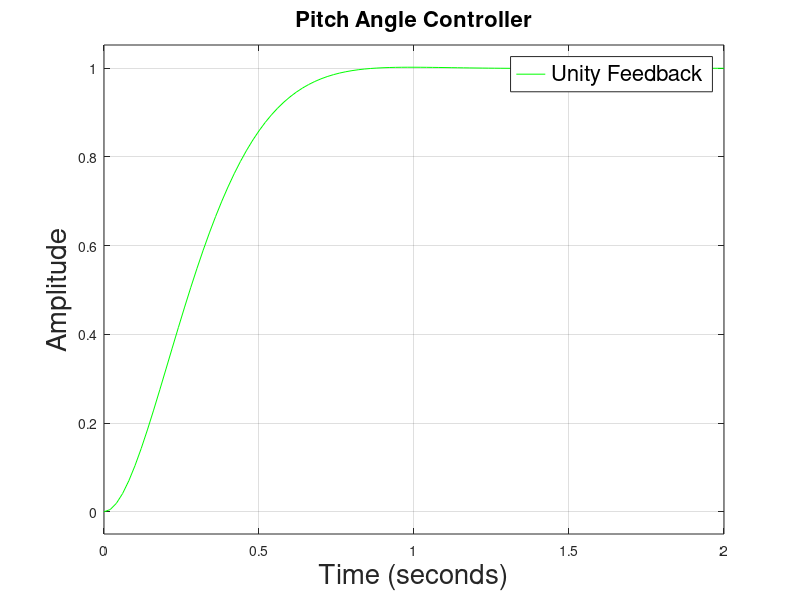
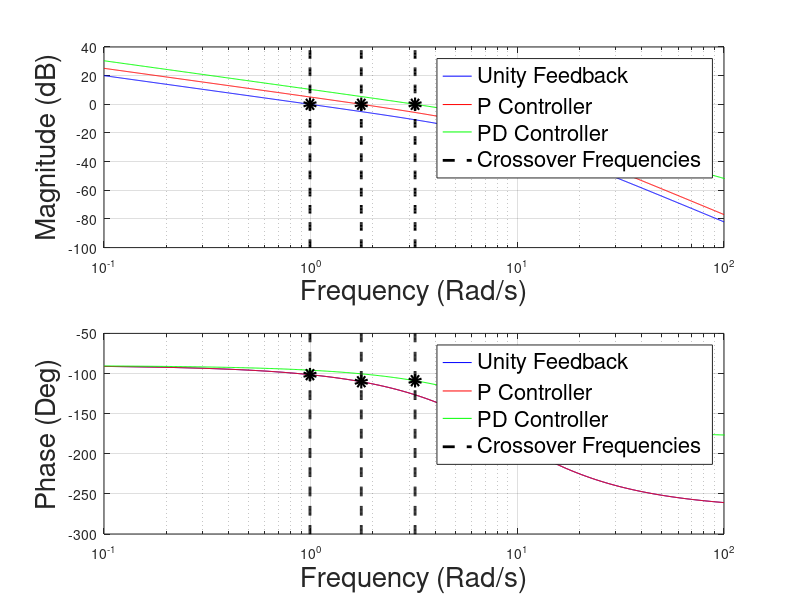
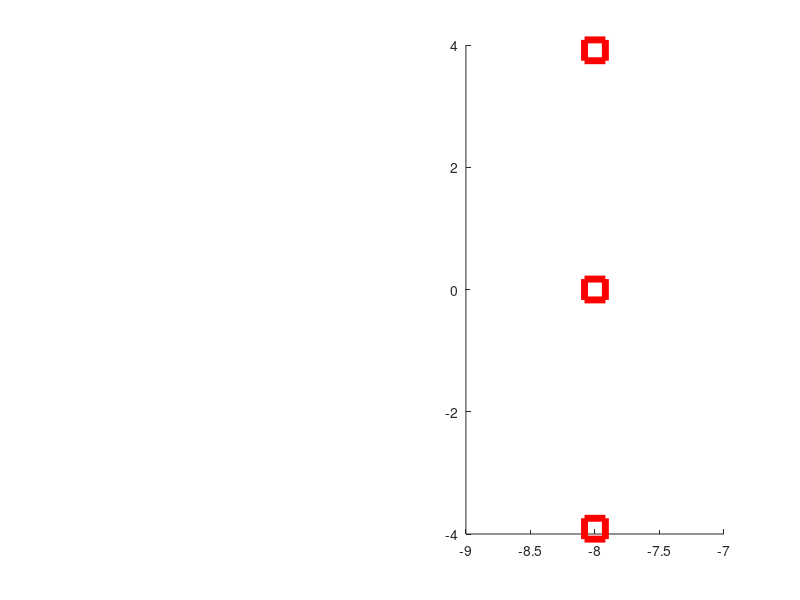

Source code (MATLAB) for these figures, in order: (Note: this script raises an error after producing the figures.)
s = tf('s');

%% Define System Parameters
Izz = 0.170197;
Ixx = 0.025028;
Iyy = 0.16926;

m = 3.352;
g = 9.81;

motor_timing_constant = 0.125;

%% Pitch
pitch_rate_tf                = (1/(motor_timing_constant*Ixx))/(s*(s + (1/motor_timing_constant)))
pitch_rate_controller_tf     = 0.24813 * (s + 8) / ((s + 16))

pitch_angle_tf               = feedback(pitch_rate_tf*pitch_rate_controller_tf, 1) * (1/s)

pitch_angle_controller_tf    = 1.8                                         % P
pitch_angle_controller1_tf   = 0.32715 * (s + 10.11)                       % PD

pitch_angle_controller_name  = 'P Controller'
pitch_angle_controller1_name = 'PD Controller'

transfer_function           = pitch_angle_controller_tf*pitch_angle_tf;
transfer_function1          = pitch_angle_controller1_tf*pitch_angle_tf;
transfer_function2          = 0;

%% Plot Step Responses
figure;
hold on;

step(feedback(pitch_angle_tf, 1), 'b')
step(feedback(transfer_function, 1), 'r')
step(feedback(transfer_function1, 1), 'g')

xlabel('Time (seconds)', 'FontSize', 20)
ylabel('Amplitude', 'FontSize', 20)
legend({'Unity Feedback', pitch_angle_controller_name, pitch_angle_controller1_name}, 'FontSize', 16);
title('Pitch Angle Controller', 'FontSize', 16)
grid on;

hold off;

figure;
%% Plot Bode Plot, Highlighting the crossover poles
[mag, phase, wout]    = bode(pitch_angle_tf);
[Gm,Pm,Wgm,Wpm]       = margin(pitch_angle_tf);

[mag1, phase1, wout1]  = bode(transfer_function);
[Gm1,Pm1,Wgm1,Wpm1]     = margin(transfer_function);

[mag2, phase2, wout2]  = bode(transfer_function1);
[Gm2,Pm2,Wgm2,Wpm2]    = margin(transfer_function1);

xl = [max([wout(1) wout1(1) wout2(1)]) min([wout(end) wout1(end) wout2(end)])];

subplot(2, 1, 1)
semilogx(wout, 20*log10(squeeze(mag)), 'b', wout1, 20*log10(squeeze(mag1)), 'r', wout2, 20*log10(squeeze(mag2)), 'g')
hold on;
grid on;
yl = ylim;

plot(zeros(2001, 1)+Wpm, -1000:1000, 'k--', 'LineWidth', 2); %Mark Plot cross over point
plot(zeros(2001, 1)+Wpm1, -1000:1000, 'k--', 'LineWidth', 2); %Mark Plot cross over point
plot(zeros(2001, 1)+Wpm2, -1000:1000, 'k--', 'LineWidth', 2); %Mark Plot cross over point
plot(Wpm2, 0, 'ko', 'Markersize', 5, 'LineWidth', 5); %Mark Plot cross over point
plot(Wpm1, 0, 'ko', 'Markersize', 5, 'LineWidth', 5); %Mark Plot cross over point
plot(Wpm, 0, 'ko', 'Markersize', 5, 'LineWidth', 5); %Mark Plot cross over point

xlim(xl)
ylim(yl)
xlabel('Frequency (Rad/s)', 'FontSize', 20);
ylabel('Magnitude (dB)', 'FontSize', 20);
% title('Closed Pitch Angle Loop Bode - Gain Plot', 'FontSize', 20)
legend({'Unity Feedback', pitch_angle_controller_name, pitch_angle_controller1_name, 'Crossover Frequencies'},'FontSize', 16);
hold off;

subplot(2, 1, 2)
semilogx(wout, squeeze(phase), 'b', wout1, squeeze(phase1), 'r', wout2, squeeze(phase2), 'g')
hold on;
grid on;
yl = ylim;

plot(zeros(2001, 1)+Wpm, -1000:1000, 'k--', 'LineWidth', 2); %Mark Plot cross over point
plot(zeros(2001, 1)+Wpm1, -1000:1000, 'k--', 'LineWidth', 2); %Mark Plot cross over point
plot(zeros(2001, 1)+Wpm2, -1000:1000, 'k--', 'LineWidth', 2); %Mark Plot cross over point
plot(Wpm2, Pm2-180, 'ko', 'Markersize', 5, 'LineWidth', 5); %Mark Plot cross over point
plot(Wpm1, Pm1-180, 'ko', 'Markersize', 5, 'LineWidth', 5); %Mark Plot cross over point
plot(Wpm, Pm-180, 'ko', 'Markersize', 5, 'LineWidth', 5); %Mark Plot cross over point

xlim(xl)
ylim(yl)
xlabel('Frequency (Rad/s)', 'FontSize', 20);
ylabel('Phase (Deg)', 'FontSize', 20);
% title('Closed Pitch Angle Loop Bode - Phase Plot', 'FontSize', 20)
legend({'Unity Feedback', pitch_angle_controller_name, pitch_angle_controller1_name, 'Crossover Frequencies'},'FontSize', 16);
hold off;


%% Plot Root Locus and highlight the closed loop poles
figure;
subplot(1,2,2)
hold on;
                 
%Plot position of closed loop poles
cl_pole = rlocus(transfer_function, 1)
cl_pole(2) = cl_pole(3)
cl_pole(3) = cl_pole(4)
plot(real(cl_pole(1:3)),imag(cl_pole(1:3)),'rs','Markersize',15, 'LineWidth', 5)

%Plot position of open loop poles
ol_pole = rlocus(transfer_function, 0)      ;    
plot(real(ol_pole),imag(ol_pole),'bx','Markersize',15, 'LineWidth', 3)

%Plot position of open loop zeros
[pole, zero] = pzmap(feedback(transfer_function, 1))  ; 
plot(real(zero),imag(zero),'go','Markersize',10, 'LineWidth', 3)

%Plot Open loop root locus
rlocus(transfer_function, 'c')

xlim([-15 1])
ylim([-15 15])

title('')
% title(['Root Locus - ' pitch_angle_controller_name], 'FontSize', 20)
xlabel('Imaginary Axis', 'FontSize', 20);
ylabel('Real Axis', 'FontSize', 20);
legend({'Closed Loop Poles', 'Open Loop Poles', 'Zeros'}, 'FontSize', 16)

grid on;
hold off;

%% Plot Root Locus and highlight the closed loop poles
subplot(1,2,1)
hold on;
                 
%Plot position of closed loop poles
cl_pole = rlocus(transfer_function1, 1)
% cl_pole(2) = cl_pole(3)
cl_pole(3) = cl_pole(4)
plot(real(cl_pole(1:3)),imag(cl_pole(1:3)),'rs','Markersize',15, 'LineWidth', 5)

%Plot position of open loop poles
ol_pole = rlocus(transfer_function1, 0)      ;    
plot(real(ol_pole),imag(ol_pole),'bx','Markersize',15, 'LineWidth', 3)

%Plot position of open loop zeros
[pole, zero] = pzmap(feedback(transfer_function1, 1))  ; 
plot(real(zero),imag(zero),'go','Markersize',10, 'LineWidth', 3)

%Plot Open loop root locus
rlocus(transfer_function1, 'c') 

xlim([-15 1])
ylim([-15 15])

title('')
% title(['Root Locus - ' pitch_angle_controller1_name], 'FontSize', 20)
xlabel('Imaginary Axis', 'FontSize', 20);
ylabel('Real Axis', 'FontSize', 20);
legend({'Closed Loop Poles', 'Open Loop Poles', 'Zeros'}, 'FontSize', 16)

grid on;
hold off;